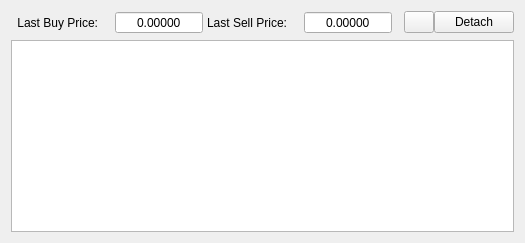
       <widget class="QWidget" name="tabOrdersLog">
        <attribute name="title">
         <string>Orders Log</string>
        </attribute>
        <layout class="QGridLayout" name="gridLayout_32">
         <item row="0" column="1">
          <widget class="QWidget" name="ordersLogInfoPanel" native="true">
           <layout class="QGridLayout" name="gridLayout_14">
            <property name="margin">
             <number>0</number>
            </property>
            <property name="spacing">
             <number>4</number>
            </property>
            <item row="0" column="0">
             <widget class="QLabel" name="labelOrdersLastBuyPrice">
              <property name="sizePolicy">
               <sizepolicy hsizetype="Preferred" vsizetype="Preferred">
                <horstretch>0</horstretch>
                <verstretch>0</verstretch>
               </sizepolicy>
              </property>
              <property name="accessibleName">
               <string>TR00023</string>
              </property>
              <property name="text">
               <string>Last Buy Price:</string>
              </property>
              <property name="alignment">
               <set>Qt::AlignRight|Qt::AlignTrailing|Qt::AlignVCenter</set>
              </property>
             </widget>
            </item>
            <item row="0" column="3">
             <widget class="QLabel" name="labelOrdersLastSellPrice">
              <property name="sizePolicy">
               <sizepolicy hsizetype="Preferred" vsizetype="Preferred">
                <horstretch>0</horstretch>
                <verstretch>0</verstretch>
               </sizepolicy>
              </property>
              <property name="accessibleName">
               <string>TR00024</string>
              </property>
              <property name="text">
               <string>Last Sell Price:</string>
              </property>
              <property name="alignment">
               <set>Qt::AlignRight|Qt::AlignTrailing|Qt::AlignVCenter</set>
              </property>
             </widget>
            </item>
            <item row="0" column="2">
             <widget class="QDoubleSpinBox" name="ordersLastBuyPrice">
              <property name="sizePolicy">
               <sizepolicy hsizetype="Preferred" vsizetype="Fixed">
                <horstretch>0</horstretch>
                <verstretch>0</verstretch>
               </sizepolicy>
              </property>
              <property name="minimumSize">
               <size>
                <width>70</width>
                <height>0</height>
               </size>
              </property>
              <property name="accessibleName">
               <string>PRICE</string>
              </property>
              <property name="accessibleDescription">
               <string>CAN_BE_ZERO</string>
              </property>
              <property name="alignment">
               <set>Qt::AlignCenter</set>
              </property>
              <property name="readOnly">
               <bool>true</bool>
              </property>
              <property name="buttonSymbols">
               <enum>QAbstractSpinBox::NoButtons</enum>
              </property>
              <property name="prefix">
               <string/>
              </property>
              <property name="decimals">
               <number>5</number>
              </property>
              <property name="minimum">
               <double>0.000000000000000</double>
              </property>
              <property name="maximum">
               <double>999999999.000000000000000</double>
              </property>
             </widget>
            </item>
            <item row="0" column="1">
             <widget class="QLabel" name="usdLabelLastBuy">
              <property name="sizePolicy">
               <sizepolicy hsizetype="Maximum" vsizetype="Preferred">
                <horstretch>0</horstretch>
                <verstretch>0</verstretch>
               </sizepolicy>
              </property>
              <property name="font">
               <font>
                <pointsize>11</pointsize>
                <weight>50</weight>
                <bold>false</bold>
               </font>
              </property>
              <property name="accessibleDescription">
               <string/>
              </property>
              <property name="styleSheet">
               <string notr="true">color: darkgreen</string>
              </property>
              <property name="text">
               <string/>
              </property>
              <property name="alignment">
               <set>Qt::AlignCenter</set>
              </property>
             </widget>
            </item>
            <item row="0" column="5">
             <widget class="QDoubleSpinBox" name="ordersLastSellPrice">
              <property name="sizePolicy">
               <sizepolicy hsizetype="Preferred" vsizetype="Fixed">
                <horstretch>0</horstretch>
                <verstretch>0</verstretch>
               </sizepolicy>
              </property>
              <property name="minimumSize">
               <size>
                <width>70</width>
                <height>0</height>
               </size>
              </property>
              <property name="accessibleName">
               <string>PRICE</string>
              </property>
              <property name="accessibleDescription">
               <string>CAN_BE_ZERO</string>
              </property>
              <property name="alignment">
               <set>Qt::AlignCenter</set>
              </property>
              <property name="readOnly">
               <bool>true</bool>
              </property>
              <property name="buttonSymbols">
               <enum>QAbstractSpinBox::NoButtons</enum>
              </property>
              <property name="prefix">
               <string/>
              </property>
              <property name="decimals">
               <number>5</number>
              </property>
              <property name="minimum">
               <double>0.000000000000000</double>
              </property>
              <property name="maximum">
               <double>999999999.000000000000000</double>
              </property>
             </widget>
            </item>
            <item row="0" column="4">
             <widget class="QLabel" name="usdLabelLastSell">
              <property name="sizePolicy">
               <sizepolicy hsizetype="Maximum" vsizetype="Preferred">
                <horstretch>0</horstretch>
                <verstretch>0</verstretch>
               </sizepolicy>
              </property>
              <property name="font">
               <font>
                <pointsize>11</pointsize>
                <weight>50</weight>
                <bold>false</bold>
               </font>
              </property>
              <property name="accessibleDescription">
               <string/>
              </property>
              <property name="styleSheet">
               <string notr="true">color: darkgreen</string>
              </property>
              <property name="text">
               <string/>
              </property>
              <property name="alignment">
               <set>Qt::AlignCenter</set>
              </property>
             </widget>
            </item>
           </layout>
          </widget>
         </item>
         <item row="0" column="0">
          <spacer name="horizontalSpacer_12">
           <property name="orientation">
            <enum>Qt::Horizontal</enum>
           </property>
           <property name="sizeHint" stdset="0">
            <size>
             <width>0</width>
             <height>20</height>
            </size>
           </property>
          </spacer>
         </item>
         <item row="0" column="2">
          <spacer name="horizontalSpacer_3">
           <property name="orientation">
            <enum>Qt::Horizontal</enum>
           </property>
           <property name="sizeHint" stdset="0">
            <size>
             <width>0</width>
             <height>0</height>
            </size>
           </property>
          </spacer>
         </item>
         <item row="1" column="0" colspan="6">
          <widget class="QTableView" name="tableHistory">
           <property name="contextMenuPolicy">
            <enum>Qt::CustomContextMenu</enum>
           </property>
           <property name="horizontalScrollBarPolicy">
            <enum>Qt::ScrollBarAsNeeded</enum>
           </property>
           <property name="editTriggers">
            <set>QAbstractItemView::NoEditTriggers</set>
           </property>
           <property name="showDropIndicator" stdset="0">
            <bool>false</bool>
           </property>
           <property name="alternatingRowColors">
            <bool>true</bool>
           </property>
           <property name="selectionBehavior">
            <enum>QAbstractItemView::SelectRows</enum>
           </property>
           <property name="textElideMode">
            <enum>Qt::ElideRight</enum>
           </property>
           <property name="verticalScrollMode">
            <enum>QAbstractItemView::ScrollPerPixel</enum>
           </property>
           <property name="horizontalScrollMode">
            <enum>QAbstractItemView::ScrollPerPixel</enum>
           </property>
           <property name="showGrid">
            <bool>false</bool>
           </property>
           <property name="sortingEnabled">
            <bool>false</bool>
           </property>
           <property name="wordWrap">
            <bool>false</bool>
           </property>
           <attribute name="horizontalHeaderHighlightSections">
            <bool>false</bool>
           </attribute>
           <attribute name="horizontalHeaderShowSortIndicator" stdset="0">
            <bool>false</bool>
           </attribute>
           <attribute name="verticalHeaderVisible">
            <bool>false</bool>
           </attribute>
           <attribute name="verticalHeaderHighlightSections">
            <bool>false</bool>
           </attribute>
          </widget>
         </item>
         <item row="0" column="3" colspan="3">
          <layout class="QHBoxLayout" name="horizontalLayout_5">
           <property name="spacing">
            <number>0</number>
           </property>
           <property name="leftMargin">
            <number>0</number>
           </property>
           <item>
            <widget class="QPushButton" name="tabOrdersLogOnTop">
             <property name="maximumSize">
              <size>
               <width>30</width>
               <height>16777215</height>
              </size>
             </property>
             <property name="accessibleName">
              <string/>
             </property>
             <property name="styleSheet">
              <string notr="true"/>
             </property>
             <property name="text">
              <string/>
             </property>
             <property name="icon">
              <iconset resource="QtResource.qrc">
               <normaloff>:/Resources/OnTop.png</normaloff>:/Resources/OnTop.png</iconset>
             </property>
             <property name="iconSize">
              <size>
               <width>16</width>
               <height>16</height>
              </size>
             </property>
             <property name="checkable">
              <bool>true</bool>
             </property>
            </widget>
           </item>
           <item>
            <widget class="QPushButton" name="detachOrdersLog">
             <property name="sizePolicy">
              <sizepolicy hsizetype="Maximum" vsizetype="Maximum">
               <horstretch>0</horstretch>
               <verstretch>0</verstretch>
              </sizepolicy>
             </property>
             <property name="accessibleName">
              <string>DETACH_TAB</string>
             </property>
             <property name="text">
              <string>Detach</string>
             </property>
            </widget>
           </item>
          </layout>
         </item>
        </layout>
       </widget>
